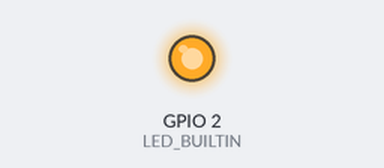
Simulated run of this sketch. Board: ESP8266 (NodeMCU). On the bench: output pins drawn as LEDs (lit = HIGH, except the on-board LED, lit = LOW). WiFi joins after 1.5 s; servers stay silent unless stated; uploads are accepted with an empty reply; the local clock reads 2024-03-15 10:24:30 at power-on unless the sketch sets it; what the sketch prints to the serial monitor is not drawn.

Above: at 2.0 s.
At 20.4 s:
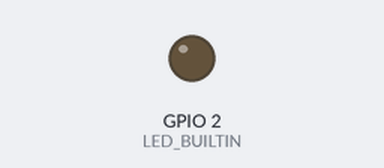
Timing chart, 0 to 27.5 s (numbered marks = the images above):
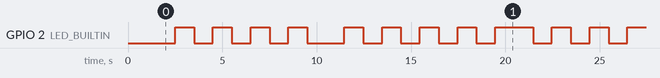

Measured:
- by itself, GPIO 2 (LED_BUILTIN): repeats every 20.0 s: 3 × (LOW 1.0 s, HIGH 1.0 s), LOW 2.0 s, 4 × (HIGH 1.0 s, LOW 1.0 s), HIGH 2.0 s, LOW 1.0 s, HIGH 1.0 s
- by itself, everything shown: repeats every 20.0 s, in 18 steps

The sketch:

OTATest.ino
```cpp
#include <ESP8266WiFi.h>
#include <ESP8266HTTPClient.h>
#include <ESP8266httpUpdate.h>
#include <WiFiClientSecure.h>
#include <CertStoreBearSSL.h>
BearSSL::CertStore certStore;
#include <time.h>

const String FirmwareVer={"1.8"};
#define URL_fw_Version "/markusvankempen/esp8266andDHT11/main/ota/firmware/master/version.txt"
//https://raw.githubusercontent.com/markusvankempen/esp8266andDHT11/main/ota/firmware/master/version.txt
//#define URL_fw_Version "/markusvankempen/esp8266andDHT11/main/ota/firmware/master/firmware/version.txt"
//#define URL_fw_Bin "https://raw.githubusercontent.com/programmer131/otaFiles/master/firmware.bin"
#define URL_fw_Bin "https://raw.githubusercontent.com/markusvankempen/esp8266andDHT11/main/ota/firmware/master/firmware.bin"

#define VERSION "20200505-1.8"

const char* host = "raw.githubusercontent.com";
const int httpsPort = 443;

// DigiCert High Assurance EV Root CA
const char trustRoot[] PROGMEM = R"EOF(
-----BEGIN CERTIFICATE-----
MIIDxTCCAq2gAwIBAgIQAqxcJmoLQJuPC3nyrkYldzANBgkqhkiG9w0BAQUFADBs
MQswCQYDVQQGEwJVUzEVMBMGA1UEChMMRGlnaUNlcnQgSW5jMRkwFwYDVQQLExB3
d3cuZGlnaWNlcnQuY29tMSswKQYDVQQDEyJEaWdpQ2VydCBIaWdoIEFzc3VyYW5j
ZSBFViBSb290IENBMB4XDTA2MTExMDAwMDAwMFoXDTMxMTExMDAwMDAwMFowbDEL
MAkGA1UEBhMCVVMxFTATBgNVBAoTDERpZ2lDZXJ0IEluYzEZMBcGA1UECxMQd3d3
LmRpZ2ljZXJ0LmNvbTErMCkGA1UEAxMiRGlnaUNlcnQgSGlnaCBBc3N1cmFuY2Ug
RVYgUm9vdCBDQTCCASIwDQYJKoZIhvcNAQEBBQADggEPADCCAQoCggEBAMbM5XPm
+9S75S0tMqbf5YE/yc0lSbZxKsPVlDRnogocsF9ppkCxxLeyj9CYpKlBWTrT3JTW
PNt0OKRKzE0lgvdKpVMSOO7zSW1xkX5jtqumX8OkhPhPYlG++MXs2ziS4wblCJEM
xChBVfvLWokVfnHoNb9Ncgk9vjo4UFt3MRuNs8ckRZqnrG0AFFoEt7oT61EKmEFB
Ik5lYYeBQVCmeVyJ3hlKV9Uu5l0cUyx+mM0aBhakaHPQNAQTXKFx01p8VdteZOE3
hzBWBOURtCmAEvF5OYiiAhF8J2a3iLd48soKqDirCmTCv2ZdlYTBoSUeh10aUAsg
EsxBu24LUTi4S8sCAwEAAaNjMGEwDgYDVR0PAQH/BAQDAgGGMA8GA1UdEwEB/wQF
MAMBAf8wHQYDVR0OBBYEFLE+w2kD+L9HAdSYJhoIAu9jZCvDMB8GA1UdIwQYMBaA
FLE+w2kD+L9HAdSYJhoIAu9jZCvDMA0GCSqGSIb3DQEBBQUAA4IBAQAcGgaX3Nec
nzyIZgYIVyHbIUf4KmeqvxgydkAQV8GK83rZEWWONfqe/EW1ntlMMUu4kehDLI6z
eM7b41N5cdblIZQB2lWHmiRk9opmzN6cN82oNLFpmyPInngiK3BD41VHMWEZ71jF
hS9OMPagMRYjyOfiZRYzy78aG6A9+MpeizGLYAiJLQwGXFK3xPkKmNEVX58Svnw2
Yzi9RKR/5CYrCsSXaQ3pjOLAEFe4yHYSkVXySGnYvCoCWw9E1CAx2/S6cCZdkGCe
vEsXCS+0yx5DaMkHJ8HSXPfqIbloEpw8nL+e/IBcm2PN7EeqJSdnoDfzAIJ9VNep
+OkuE6N36B9K
-----END CERTIFICATE-----
)EOF";
X509List cert(trustRoot);


extern const unsigned char caCert[] PROGMEM;
extern const unsigned int caCertLen;

const char* ssid = "1Aoffice";
const char* password = "2Fast4You!";

void setClock() {
   // Set time via NTP, as required for x.509 validation
  configTime(3 * 3600, 0, "pool.ntp.org", "time.nist.gov");
  Serial.print("Waiting for NTP time sync: ");
  time_t now = time(nullptr);
  while (now < 8 * 3600 * 2) {
    delay(500);
    Serial.print(".");
    now = time(nullptr);
  }

  Serial.println("");
  struct tm timeinfo;
  gmtime_r(&now, &timeinfo);
  Serial.print("Current time: ");
  Serial.print(asctime(&timeinfo));

}

void FirmwareUpdate()
{
  WiFiClientSecure client;
  client.setTrustAnchors(&cert);
  if (!client.connect(host, httpsPort)) {
    Serial.println("Connection failed");
    return;
  }
 Serial.println(URL_fw_Version);
  client.print(String("GET ") + URL_fw_Version + " HTTP/1.1\r\n" +
               "Host: " + host + "\r\n" +
               "User-Agent: BuildFailureDetectorESP8266\r\n" +
               "Connection: close\r\n\r\n");
  while (client.connected()) {
    String line = client.readStringUntil('\n');
    if (line == "\r") {
      Serial.println("Headers received");
      Serial.println(line);
      break;
    }
  }
  String payload = client.readStringUntil('\n');

  payload.trim();
  Serial.println("GitHub Version:"+payload);
    Serial.println("Current Version:"+FirmwareVer);
  if(payload.equals(FirmwareVer) )
  {
     Serial.println("Device already on latest firmware version");
  }
  else
  {
    Serial.println("New firmware detected");
    ESPhttpUpdate.setLedPin(LED_BUILTIN, LOW);
    t_httpUpdate_return ret = ESPhttpUpdate.update(client, URL_fw_Bin);

    switch (ret) {
      case HTTP_UPDATE_FAILED:
        Serial.printf("HTTP_UPDATE_FAILD Error (%d): %s\n", ESPhttpUpdate.getLastError(), ESPhttpUpdate.getLastErrorString().c_str());
        break;

      case HTTP_UPDATE_NO_UPDATES:
        Serial.println("HTTP_UPDATE_NO_UPDATES");
        break;

      case HTTP_UPDATE_OK:
        Serial.println("HTTP_UPDATE_OK");
        break;
    }
  }
 }
void connect_wifi();
unsigned long previousMillis_2 = 0;
unsigned long previousMillis = 0;        // will store last time LED was updated
const long interval = 10000;
const long mini_interval = 1000;
 void repeatedCall(){
    unsigned long currentMillis = millis();
    if ((currentMillis - previousMillis) >= interval)
    {
       Serial.print("Checking git version:");
      // save the last time you blinked the LED
      previousMillis = currentMillis;
      //setClock();
      FirmwareUpdate();
    }

    if ((currentMillis - previousMillis_2) >= mini_interval) {
      static int idle_counter=0;
      previousMillis_2 = currentMillis;
      Serial.print(" Active fw version:");
      Serial.println(FirmwareVer);
      Serial.print("Idle Loop....");
      Serial.println(idle_counter++);
     if(idle_counter%2==0)
      digitalWrite(LED_BUILTIN, HIGH);
     else
      digitalWrite(LED_BUILTIN, LOW);
     if(WiFi.status() == !WL_CONNECTED)
          connect_wifi();
   }
 }


void setup()
{
  Serial.begin(115200);
  Serial.println("");
  Serial.println("Start");
  Serial.println(VERSION);
  WiFi.mode(WIFI_STA);
  connect_wifi();
  setClock();
  pinMode(LED_BUILTIN, OUTPUT);

}
void loop()
{
  repeatedCall();
}

void connect_wifi()
{
  WiFi.begin(ssid, password);
  while (WiFi.status() != WL_CONNECTED)
  {
    delay(500);
    Serial.print("O");
  }
  Serial.println("Connected to WiFi");
}
```
